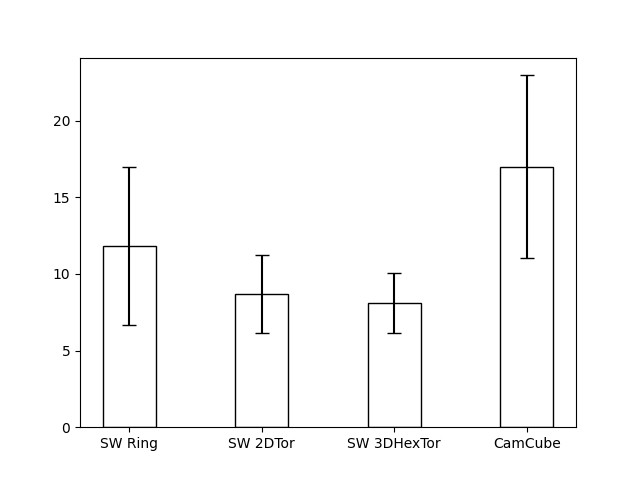

The script that drew this image:
from figure3 import SWRingTopo, SW2DTorusTopo, SW3DHexTorusTopo, CamCubeTopo
from figure3 import SW2DTorusDims, SW3DHexTorusDims, CamCubeDims

from collections import defaultdict
import math
import matplotlib.pyplot as plt
import networkx as nx
import numpy as np

# Number of hops away we should look in a greedy algorithm.
k = 3

SW2DTorusDims = (80, 128)
SW3DHexTorusDims = (20, 16, 32)
CamCubeDims = (16, 20, 32)

###################### Topology Distance Calculations ##########################

def inc_or_dec(n, frm, to):
  """Return whether to go in the +ve direction or the -ve direction.
  """
  c1 = abs(frm - to)
  c2 = n - c1
  if c1 < c2:
    if frm < to:
      return 1
    else:
      return -1
  else:
    if frm < to:
      return -1
    else:
      return 1

def down_or_up(y, z):
  """
  Return whether the vertical edge in 3DHex goes up or down.
  Returns 1 for down, -1 for up.
  """
  return 1 if (y + z) % 2 == 1 else -1

### To create a greedy algorithm for a new topology, implement
### manhattan_distance() and manhattan_next_hop() for that topology.
###
### manhattan_distance() is a function that calculates the shortest distance
### between two nodes using only regular links.
###
### manhattan_next_hop() is a function that finds the next hop in a path
### from one node to another using only regular links.

def SWRing_manhattan_distance(n, frm, to):
  # Path not crossing the (0, n - 1) link.
  c1 = abs(frm - to)
  # Path crossing the (0, n - 1) link.
  c2 = n - c1
  return min(c1, c2)

def SWRing_manhattan_next_hop(n, frm, to):
  assert frm != to
  return (frm + n + inc_or_dec(n, frm, to)) % n


def x_y(node, SW2DTorusDims):
  """Returns the (x, y) coordinates of a given node."""
  h_2d, w_2d = SW2DTorusDims
  x = node // w_2d
  y = node % w_2d
  return (x, y)

def SW2DTorus_manhattan_distance(n, frm, to, SW2DTorusDims=SW2DTorusDims):
  h_2d, w_2d = SW2DTorusDims
  frm_x, frm_y = x_y(frm, SW2DTorusDims)
  to_x, to_y = x_y(to, SW2DTorusDims)
  return (SWRing_manhattan_distance(h_2d, frm_x, to_x) +
      SWRing_manhattan_distance(w_2d, frm_y, to_y))

def SW2DTorus_manhattan_next_hop(n, frm, to, SW2DTorusDims=SW2DTorusDims):
  h_2d, w_2d = SW2DTorusDims
  # This assertion has to be done at some point; we choose to do it here.
  assert h_2d * w_2d == n
  frm_x, frm_y = x_y(frm, SW2DTorusDims)
  to_x, to_y = x_y(to, SW2DTorusDims)
  x_manhattan_distance = SWRing_manhattan_distance(h_2d, frm_x, to_x)
  y_manhattan_distance = SWRing_manhattan_distance(w_2d, frm_y, to_y)
  if x_manhattan_distance > y_manhattan_distance:
    return (SWRing_manhattan_next_hop(h_2d, frm_x, to_x) * w_2d +
        frm_y)
  else:
    return (frm_x * w_2d +
        SWRing_manhattan_next_hop(w_2d, frm_y, to_y))


def x_y_z_sw(node, SW3DHexTorusDims):
  """Returns the (x, y, z) coordinates of a given node in the SW3DHexTorusTopo.
  """
  d_3d, h_3d, w_3d = SW3DHexTorusDims
  x = node // (h_3d * w_3d)
  y = (node % (h_3d * w_3d)) // w_3d
  z = node % w_3d
  return (x, y, z)

def SW3DHexTorus_manhattan_distance(n, frm, to,
                                    SW3DHexTorusDims=SW3DHexTorusDims):
  d_3d, h_3d, w_3d = SW3DHexTorusDims
  frm_x, frm_y, frm_z = x_y_z_sw(frm, SW3DHexTorusDims)
  to_x, to_y, to_z = x_y_z_sw(to, SW3DHexTorusDims)
  x_manhattan_distance = SWRing_manhattan_distance(d_3d, frm_x, to_x)
  y_manhattan_distance = SWRing_manhattan_distance(h_3d, frm_y, to_y)
  z_manhattan_distance = SWRing_manhattan_distance(w_3d, frm_z, to_z)
  ### Check whether the y-axis direction we're traveling in
  ### is the same as the direction of the y-axis regular edge
  ### attached to the frm node. This affects the distance.
  if down_or_up(frm_y, frm_z) == inc_or_dec(h_3d, frm_y, to_y):
    comparison_y_manhattan_distance = y_manhattan_distance - 1
  else:
    comparison_y_manhattan_distance = y_manhattan_distance

  if comparison_y_manhattan_distance <= z_manhattan_distance:
    actual_z_distance = z_manhattan_distance
  else:
    extra = int(math.ceil(
        (comparison_y_manhattan_distance - z_manhattan_distance) / 2))
    actual_z_distance = z_manhattan_distance + 2 * extra
  return x_manhattan_distance + y_manhattan_distance + actual_z_distance

def SW3DHexTorus_manhattan_next_hop(n, frm, to,
                                    SW3DHexTorusDims=SW3DHexTorusDims):
  d_3d, h_3d, w_3d = SW3DHexTorusDims
  # This assertion has to be done at some point; we choose to do it here.
  assert d_3d * h_3d * w_3d == n
  frm_x, frm_y, frm_z = x_y_z_sw(frm, SW3DHexTorusDims)
  ### There are 5 candidate hops; one for each of the regular links
  ### connected to this node. We simply test all of their distances
  ### and pick the least.
  candidate_hops = [
      frm_x * h_3d * w_3d + frm_y * w_3d + (frm_z + 1) % w_3d,
      frm_x * h_3d * w_3d + frm_y * w_3d + (frm_z + w_3d - 1) % w_3d,
      (frm_x * h_3d * w_3d +
          ((frm_y + h_3d + down_or_up(frm_y, frm_z)) % h_3d) * w_3d +
          frm_z),
      ((frm_x + 1) % d_3d) * h_3d * w_3d + frm_y * w_3d + frm_z,
      ((frm_x + d_3d - 1) % d_3d) * h_3d * w_3d + frm_y * w_3d + frm_z,
  ]
  distances = []
  for candidate in candidate_hops:
    distance = SW3DHexTorus_manhattan_distance(n, candidate, to,
                                               SW3DHexTorusDims)
    distances.append((distance, candidate))
  best_next_hop = min(distances, key=lambda x: x[0])
  return best_next_hop[1]


def x_y_z_cc(node, CamCubeDims):
  """Returns the (x, y, z) coordinates of a given node in the CamCubeTopo.
  """
  d_cc, h_cc, w_cc = CamCubeDims
  x = node // (h_cc * w_cc)
  y = (node % (h_cc * w_cc)) // w_cc
  z = node % w_cc
  return (x, y, z)

def CamCube_manhattan_distance(n, frm, to, CamCubeDims=CamCubeDims):
  d_cc, h_cc, w_cc = CamCubeDims
  frm_x, frm_y, frm_z = x_y_z_cc(frm, CamCubeDims)
  to_x, to_y, to_z = x_y_z_cc(to, CamCubeDims)
  return (SWRing_manhattan_distance(d_cc, frm_x, to_x) +
      SWRing_manhattan_distance(h_cc, frm_y, to_y) +
      SWRing_manhattan_distance(w_cc, frm_z, to_z))

def CamCube_manhattan_next_hop(n, frm, to, CamCubeDims=CamCubeDims):
  d_cc, h_cc, w_cc = CamCubeDims
  # This assertion has to be done at some point; we choose to do it here.
  assert d_cc * h_cc * w_cc == n
  frm_x, frm_y, frm_z = x_y_z_cc(frm, CamCubeDims)
  to_x, to_y, to_z = x_y_z_cc(to, CamCubeDims)
  x_manhattan_distance = SWRing_manhattan_distance(d_cc, frm_x, to_x)
  y_manhattan_distance = SWRing_manhattan_distance(h_cc, frm_y, to_y)
  z_manhattan_distance = SWRing_manhattan_distance(w_cc, frm_z, to_z)
  max_distance = max(x_manhattan_distance, y_manhattan_distance,
                     z_manhattan_distance)
  if x_manhattan_distance == max_distance:
    return (SWRing_manhattan_next_hop(d_cc, frm_x, to_x) * h_cc * w_cc +
        frm_y * w_cc +
        frm_z)
  elif y_manhattan_distance == max_distance:
    return (frm_x * h_cc * w_cc +
        SWRing_manhattan_next_hop(h_cc, frm_y, to_y) * w_cc +
        frm_z)
  else:
    return (frm_x * h_cc * w_cc +
        frm_y * w_cc +
        SWRing_manhattan_next_hop(w_cc, frm_z, to_z))

############################# Figure Plotting ##################################

def save_topo(G, name):
  """Saves the topology in an adjacency list text format."""
  nx.readwrite.adjlist.write_adjlist(G, f'{name}.adjlist')

def load_topo(name):
  """
  Loads the topology as a NetworkX graph. Note that node names may be
  inconsistent between loads.
  """
  G = nx.readwrite.adjlist.read_adjlist(f'{name}.adjlist')
  n = len(G)
  mapping = {str(x): x for x in np.arange(n)}
  return nx.relabel.relabel_nodes(G, mapping)

def make_x_hop_lookup(G):
  """
  Create the 3-nearest-neighbour lookup table.

  This is implemented as x_hop_lookup, which consists of zero_hop_lookup,
  one_hop_lookup, two_hop_lookup, and three_hop_lookup tables.

  Parameters:
  G (NetworkX Graph): The topology.

  Returns:
  Dict[Dict[Set]]: An X-hop lookup table, indexed first by number of hops, then
    by source node. Each index contains a set of nodes reachable in exactly X
    hops. X ranges from 0 to 3.
  """
  n = len(G)
  x_hop_lookup = defaultdict(lambda: defaultdict(set))
  # Creating zero_hop_lookup.
  for node in np.arange(n):
    x_hop_lookup[0][node].add(node)
  # Recursively creating the other lookup tables.
  for x in np.arange(1, k+1):
    for node in np.arange(n):
      for neighbor in G.neighbors(node):
        x_hop_lookup[x][node].update(x_hop_lookup[x-1][neighbor])
      # Remove nodes that can be reached in fewer hops.
      for sub in np.arange(1, x+1):
        x_hop_lookup[x][node] -= x_hop_lookup[x-sub][node]
  return x_hop_lookup

def make_routing_table(n, manhattan_distance, manhattan_next_hop,
                       x_hop_lookup=None):
  """
  Make a routing table for a given topology.

  Parameters:
  n (int): The number of nodes in the topology.
  manhattan_distance ([int, int, int] -> int): A topology-specific function.
    Given the endpoints of a path, return the length of the path,
    assuming no random links.
  manhattan_next_hop ([int, int, int] -> int): A topology-specific function.
    Given the endpoints of a path, return the next hop of the path,
    assuming no random links.
  x_hop_lookup (Dict[Dict[Set]]): Optional. The output of make_x_hop_lookup().
    Used to handle the random links added by the topology. If not provided,
    assume the topology only has regular links.

  Returns:
  Dict[Dict[int]]: A greedy routing table, indexed first by source node,
    then by destination node. Contains the next node in the path.
  """
  routing_table = defaultdict(dict)
  for frm in np.arange(n):
    for to in np.arange(n):
      if frm == to:
        routing_table[frm][to] = to
        continue
      candidate_next_hop = manhattan_next_hop(n, frm, to)
      candidate_dist = manhattan_distance(n, candidate_next_hop, to) + 1
      if x_hop_lookup:
        # Look for other candidate hops in the x_hop_lookup table (if present).
        for x in np.arange(1, k+1):
          for x_hop in x_hop_lookup[x][frm]:
            new_dist = manhattan_distance(n, x_hop, to) + x
            if new_dist < candidate_dist:
              ### We now have a node that is x nodes away from frm,
              ###   but we need a node that is one node away
              ###   to form the routing table.
              ### Get the actual next hop using a trick:
              ### Take the intersection of the 1-hop neighbours of frm
              ###   and the (x-1)-hop neighbours of x_hop,
              ###   and pick an arbitrary node.
              intersection = x_hop_lookup[1][frm] & x_hop_lookup[x-1][x_hop]
              candidate_next_hop = intersection.pop()
              candidate_dist = new_dist
      routing_table[frm][to] = candidate_next_hop
  return routing_table

def greedy_routing_table(G, manhattan_distance, manhattan_next_hop):
  """
  Generate a greedy routing table given a topology and its distance functions.

  Curries make_x_hop_lookup and make_routing_table to generate
  a greedy routing table. Can be plugged into greedy_shortest_paths()
  to get the mean and standard deviation path lengths.

  Parameters:
  G (NetworkX Graph): The topology.
  manhattan_distance ([int, int, int] -> int): A topology-specific function.
    Given the endpoints of a path, return the length of the path,
    assuming no random links.
  manhattan_next_hop ([int, int, int] -> int): A topology-specific function.
    Given the endpoints of a path, return the next hop of the path,
    assuming no random links.

  Returns:
  Dict[Dict[int]]: A greedy routing table, indexed first by source node,
    then by destination node. Contains the next node in the path.
  """
  n = len(G)
  print('Creating x_hop_lookup...')
  x_hop_lookup = make_x_hop_lookup(G)
  print('Creating the routing table...')
  routing_table = make_routing_table(n, manhattan_distance, manhattan_next_hop,
                                     x_hop_lookup)
  return routing_table

def regular_routing_table(G, manhattan_distance, manhattan_next_hop):
  """
  Generate a 'greedy' routing table for a topology with only regular links.

  Differs from greedy_routing_table() in that it does not need to discover
  potentially unknown links, as it has no random links. Useful in particular
  for the CamCube topology.

  Parameters:
  G (NetworkX Graph): The topology.
  manhattan_distance ([int, int, int] -> int): A topology-specific function.
    Given the endpoints of a path, return the length of the path,
    assuming no random links.
  manhattan_next_hop ([int, int, int] -> int): A topology-specific function.
    Given the endpoints of a path, return the next hop of the path,
    assuming no random links.

  Returns:
  Dict[Dict[int]]: A greedy routing table, indexed first by source node,
    then by destination node. Contains the next node in the path.
  """
  n = len(G)
  print('Creating the routing table...')
  routing_table = make_routing_table(n, manhattan_distance, manhattan_next_hop)
  return routing_table

def greedy_shortest_paths(G, routing_table):
  """
  Calculate shortest paths using greedy geographical routing.

  Obtains the mean and standard deviation of all the paths in G using a
  greedy routing table generated by make_routing_table().

  Parameters:
  G (NetworkX Graph): The topology.
  routing_table (Dict[Dict[int]]): The greedy routing table generated using
    knowledge of the regular nature of the topology, with some exploration
    performed by each node to take advantage of random links (if present).

  Returns:
  (float, float): The mean and standard deviation of all path lengths generated
    by the routing table on the topology.
  """
  n = len(G)
  paths_seen = 0
  mean = 0
  std = 0
  for frm in np.arange(n):
    for to in np.arange(n):
      # Ignore self-paths.
      if frm == to:
        continue
      # Iteratively follow the routing table to the destination.
      dist = 0
      cur_node = frm
      while cur_node != to:
        assert G.has_edge(cur_node, routing_table[cur_node][to])
        cur_node = routing_table[cur_node][to]
        dist += 1
      # Once the destination has been reached, update the running mean/std.
      # Borrowed from: https://www.kite.com/python/answers/how-to-find-a-running-standard-deviation-in-python
      paths_seen += 1
      new_mean = mean + (dist - mean) / paths_seen
      std += (dist - mean) * (dist - new_mean)
      mean = new_mean
  return (mean, math.sqrt(std / (paths_seen - 1)))

def plot_greedy_shortest_path_lengths(name, manhattan_distance,
                                      manhattan_next_hop,
                                      routing_table_func):
  """Plots one bar of figure 4 of the SWDCs paper."""
  print(f'Loading topology {name}...')
  G = load_topo(name)
  routing_table = routing_table_func(G, manhattan_distance, manhattan_next_hop)
  print('Calculating greedy shortest paths...')
  mean, std = greedy_shortest_paths(G, routing_table)

  plt.bar(name, height=mean, yerr=std,
      color='white', edgecolor='black', width=0.4, capsize=5)

################################### Main #######################################

if __name__ == '__main__':
  # save_topo(SWRingTopo(n=1536), 'SWRingTopo_1536')
  # save_topo(SW2DTorusTopo(dims=(32, 48)), 'SW2DTorusTopo_1536_32_48')
  # save_topo(SW3DHexTorusTopo(dims=(16, 8, 12)), 'SW3DHexTorusTopo_1536_16_8_12')
  # save_topo(CamCubeTopo(dims=(8, 12, 16)), 'CamCubeTopo_1536_8_12_16')

  # plot_greedy_shortest_path_lengths('SWRingTopo_1536',
  #                                   SWRing_manhattan_distance,
  #                                   SWRing_manhattan_next_hop,
  #                                   greedy_routing_table)
  # plot_greedy_shortest_path_lengths('SW2DTorusTopo_1536_32_48',
  #                                   SW2DTorus_manhattan_distance,
  #                                   SW2DTorus_manhattan_next_hop,
  #                                   greedy_routing_table)
  # plot_greedy_shortest_path_lengths('SW3DHexTorusTopo_1536_16_8_12',
  #                                   SW3DHexTorus_manhattan_distance,
  #                                   SW3DHexTorus_manhattan_next_hop,
  #                                   greedy_routing_table)
  # plot_greedy_shortest_path_lengths('CamCubeTopo_1536_8_12_16',
  #                                   CamCube_manhattan_distance,
  #                                   CamCube_manhattan_next_hop,
  #                                   regular_routing_table)
  # plt.savefig('shortest_path_lengths_greedy.png')

  save_topo(SWRingTopo(n=10240), 'SW Ring')
  save_topo(SW2DTorusTopo(dims=(80, 128)), 'SW 2DTor')
  save_topo(SW3DHexTorusTopo(dims=(20, 16, 32)), 'SW 3DHexTor')
  save_topo(CamCubeTopo(dims=(16, 20, 32)), 'CamCube')

  plot_greedy_shortest_path_lengths('SW Ring',
                                    SWRing_manhattan_distance,
                                    SWRing_manhattan_next_hop,
                                    greedy_routing_table)
  plot_greedy_shortest_path_lengths('SW 2DTor',
                                    SW2DTorus_manhattan_distance,
                                    SW2DTorus_manhattan_next_hop,
                                    greedy_routing_table)
  plot_greedy_shortest_path_lengths('SW 3DHexTor',
                                    SW3DHexTorus_manhattan_distance,
                                    SW3DHexTorus_manhattan_next_hop,
                                    greedy_routing_table)
  plot_greedy_shortest_path_lengths('CamCube',
                                    CamCube_manhattan_distance,
                                    CamCube_manhattan_next_hop,
                                    regular_routing_table)
  plt.savefig('shortest_path_lengths_greedy.png')
